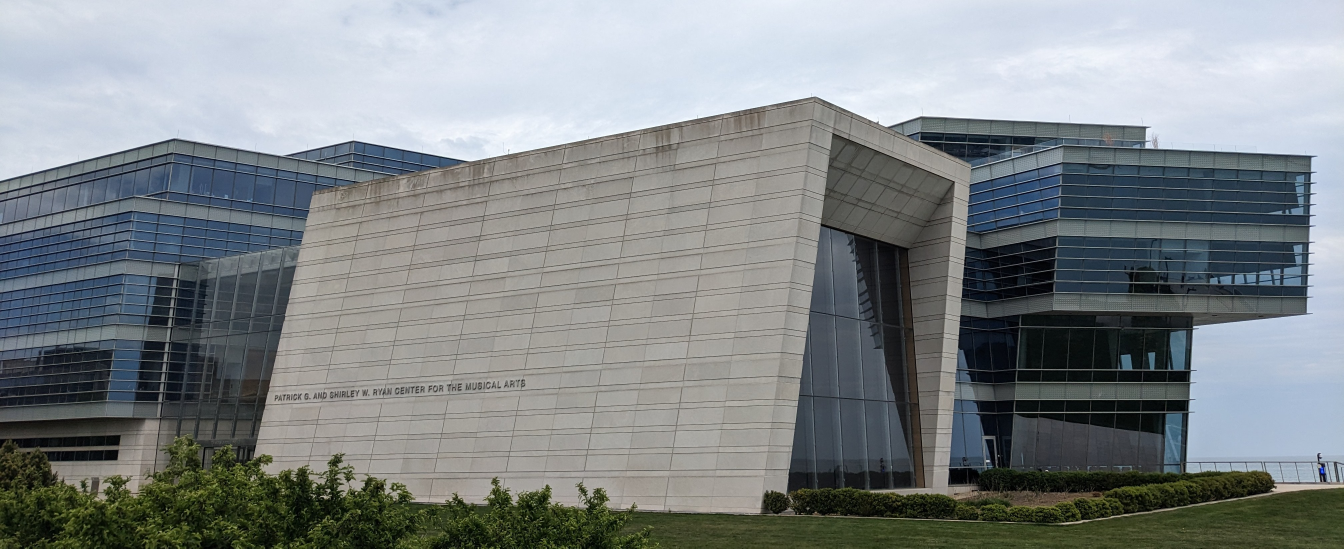
#> input picture images/Bienen School of Music.jpg, 4032 x 1645 px (shown at 1/3 size); its folder holds only this picture in this run
$ jupyter execute --allow-errors 'Web crawler.ipynb'   (shell and % lines are left out)
#> lines starting #> are read from the running program, lines starting #| are printed output that depends on the picture
[cell 1]
import numpy as np
import cv2 as cv
import os
import faiss

[cell 2]
def get_sift_keypoints(img):
    gray= cv.cvtColor(img,cv.COLOR_BGR2GRAY)
    sift = cv.SIFT_create(nfeatures=5000)
    kp, des = sift.detectAndCompute(gray, None)
    return kp, des

[cell 3]
labels = []
features = []
for image_name in os.listdir('images'):
    building_name = image_name[0:image_name.find('.')]

    image_path = 'images/' + image_name
    img = cv.imread(image_path)
#> img is the input picture: shape (1645, 4032, 3); mean B, G, R 136.3, 134.5, 129

    kp, des = get_sift_keypoints(img)
#> in get_sift_keypoints, `gray= cv.cvtColor(img,cv.COLOR_BGR2GRAY)`:
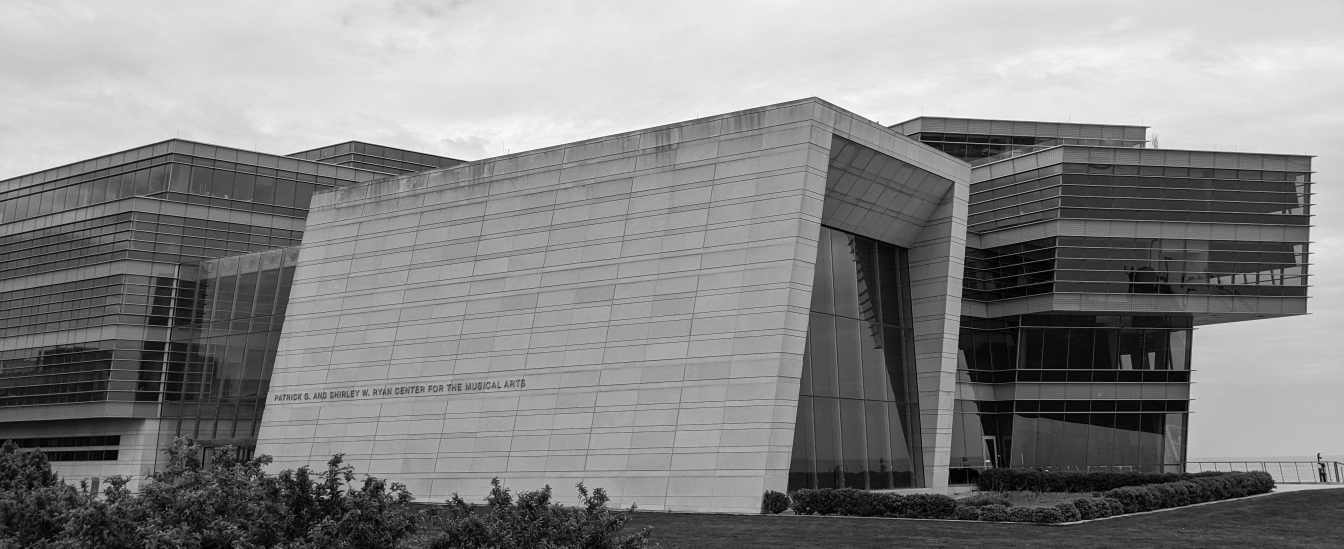
#> gray: shape (1645, 4032) (shown at 1/3 size); min 0, max 255, mean 133
#> in get_sift_keypoints, `kp, des = sift.detectAndCompute(gray, None)`: kp = 5000 keypoints; strongest (x, y, size): (1369, 1506, 2.9), (2996, 1367, 3), (2965, 1383, 5.4), (1789, 1486, 2.7)
    labels += [building_name for i in range(len(kp))]
#> labels = 5000 items, first 6: 'Bienen School of Music', 'Bienen School of Music', 'Bienen School of Music', 'Bienen School of Music', 'Bienen School of Music', 'Bienen School of Music'

    features.append(np.vstack(des))

    # img=cv.drawKeypoints(gray,kp,img)
    # cv.imshow('image',img)
    # cv.waitKey(0)

[cell 4]
len(labels)
#> Out = 5000

[cell 5]
features_ar = np.vstack(features)
features_ar.shape
#> Out = (5000, 128)

#> (a cell that did not finish here is left out)

[cell 7]
def find_closest_image_match(img):
    return None

[cell 8]
search_image_path = 'search.jpg'
img = cv.imread(search_image_path)
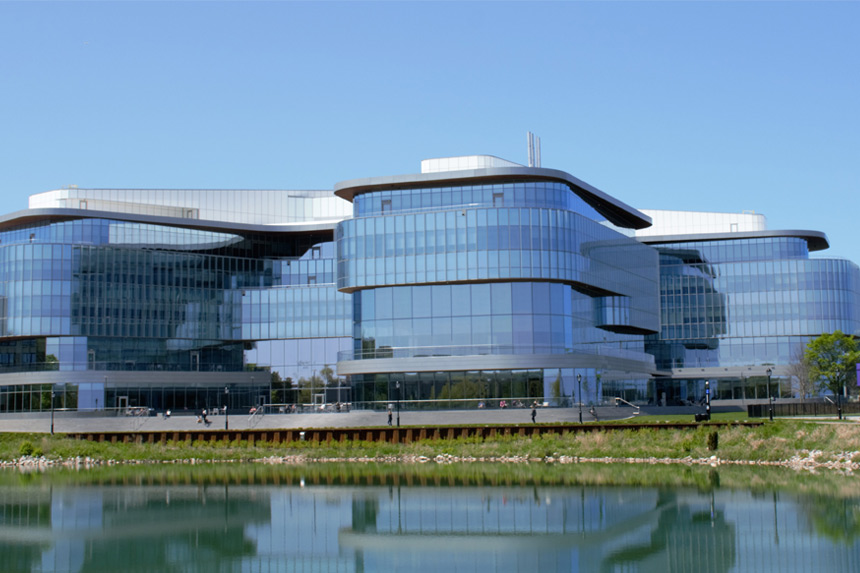
#> input picture search.jpg, 860 x 573 px
#> img is the input picture: shape (573, 860, 3); mean B, G, R 158.8, 137.4, 109.2
kp, des = get_sift_keypoints(img)
#> in get_sift_keypoints (call 2), `gray= cv.cvtColor(img,cv.COLOR_BGR2GRAY)`:
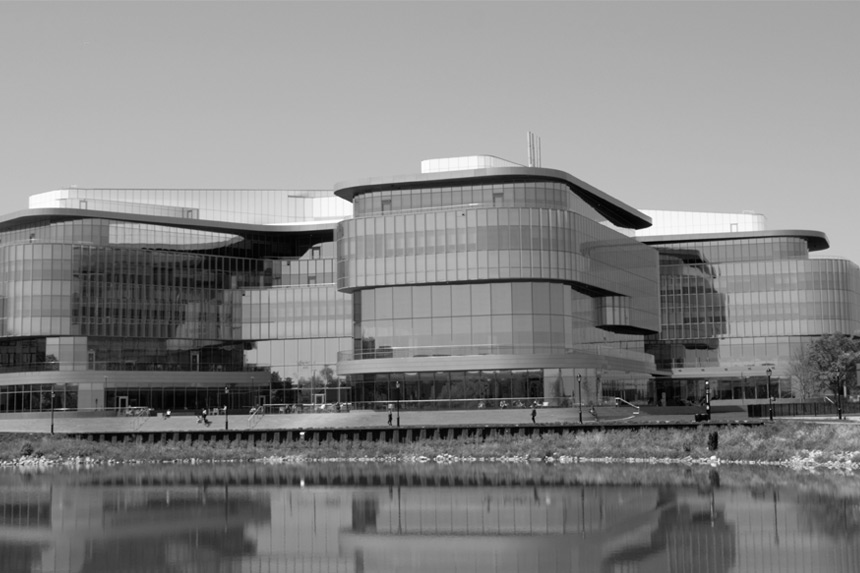
#> gray: shape (573, 860); min 0, max 255, mean 131.4
#> in get_sift_keypoints (call 2), `kp, des = sift.detectAndCompute(gray, None)`: kp = 2696 keypoints; strongest (x, y, size): (168, 412, 2.3), (302, 433, 2.4), (204, 412, 2.3), (708, 407, 1.9)
k = 1
